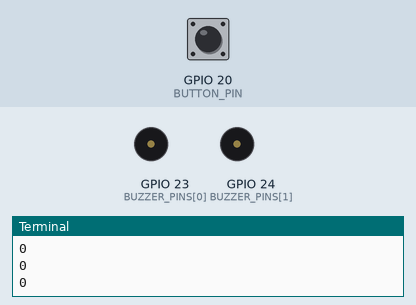
Simulated run of this program. Board: Raspberry Pi (BCM pin numbers). Parts: buzzer (waves = sounding, pin HIGH), the last lines printed to the terminal. Inputs (shaded band) come from the test bench; at power-on: GPIO 20 (BUTTON_PIN) LOW.

Above: at 5.0 s.
5.1 s: GPIO 20 (BUTTON_PIN) pulled HIGH for 0.15 s
At 6.8 s:
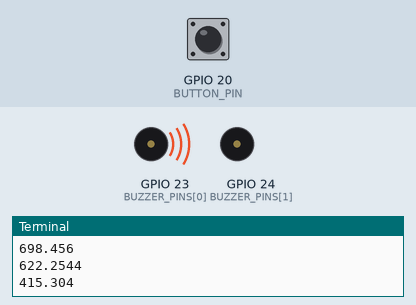
Timing chart, 0 to 14.1 s (numbered marks = the images above; inputs shaded):
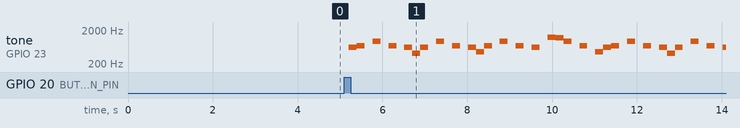

The program:

track1.py
```python
import RPi.GPIO as GPIO
import threading
import time

BUZZER_PINS = [23,24]
SEGMENT_PINS=[2,3,4,5,6,7,8]
DIGIT_PINS = [10,11,12,13]
BUTTON_PIN = 20

GPIO.setmode(GPIO.BCM)
GPIO.setup(BUZZER_PINS[0],GPIO.OUT)
pwm = GPIO.PWM(BUZZER_PINS[0],1)
GPIO.setup(BUZZER_PINS[1],GPIO.OUT)
pwm2 = GPIO.PWM(BUZZER_PINS[1],1)
GPIO.setup(BUTTON_PIN,GPIO.IN,pull_up_down=GPIO.PUD_DOWN)
for segment in SEGMENT_PINS:
    GPIO.setup(segment,GPIO.OUT)
    GPIO.output(segment,GPIO.LOW)
#자리수 제어는 하이가 오프
for digit in DIGIT_PINS:
    GPIO.setup(digit,GPIO.OUT)
    GPIO.output(digit,GPIO.LOW)
data = [[1, 1, 1, 1, 1, 1, 0],  # 0
        [0, 1, 1, 0, 0, 0, 0],  # 1
        [1, 1, 0, 1, 1, 0, 1],  # 2
        [1, 1, 1, 1, 0, 0, 1],  # 3
        [0, 1, 1, 0, 0, 1, 1],  # 4
        [1, 0, 1, 1, 0, 1, 1],  # 5
        [1, 0, 1, 1, 1, 1, 1],  # 6
        [1, 1, 1, 0, 0, 0, 0],  # 7
        [1, 1, 1, 1, 1, 1, 1],  # 8
        [1, 1, 1, 0, 0, 1, 1]]  # 9
sharp = [False,False,False,False,False,False,False]
flat = [False,False,False,False,False,False,False]
melody = [32.7032,36.7081,41.2034,43.6535,48.9994,55,61.7354] # 도,레,미,파,솔,라,시
sharp_melody = [34.6478,38.8909,43.6535,46.2493,51.9130,58.2705,32.7032] # 도#,레#,파(미#),파#,솔#,라#,도
flat_melody = [61.7354,34.6478,38.8909,41.2034,46.2493,51.9130,58.2705]
def note(octave,num,length,array=0,volume=80,offset=0):# 음표 입력 (가운데 도는 4,0)
    if flat[num] is True:
        if num is 1:
            octave=octave-1
        mel = flat_melody[num]*(2**(octave-1))
    if sharp[num] is False:
        if flat[num] is False:
            mel = melody[num]*(2**(octave-1)) #옥타브 설정
    else:
        if num is 6:
            octave=octave+1
        mel = sharp_melody[num]*(2**(octave-1))
    print(mel)
    length = 1.5/length
    time.sleep(offset)
    if array is 0:
        pwm.start(volume)
        pwm.ChangeFrequency(mel)
        time.sleep(length)
        pwm.stop()
    elif array is 1:
        pwm2.start(volume)
        pwm2.ChangeFrequency(mel)
        time.sleep(length)
        pwm2.stop()
def rest(length): #쉼표 입력
    length = 1.5/length
    time.sleep(length)
class col(threading.Thread):
    def __init__(self, name):
        super().__init__()
        self.name = name            # thread 이름 지정
    def setnote(self,octave,num,length,volume=80,offset=0):
        self.octave=octave
        self.num=num
        self.length=length
        self.volume=volume
        self.offset=offset
    def run(self):
        note(self.octave,self.num,self.length,1,self.volume,self.offset)

class timer(threading.Thread):
    def __init__(self):
        super().__init__()
    def run(self):
        pass #타이머넣어야하는데...ㅠㅠㅠ


flat[2] = True
flat[5] = True
flat[6] = True

def secnote(octave,num,length,volume=80,offset=0):
    c = col("hwaum")
    c.setnote(octave,num,length,volume,offset)
    c.start()

var = False
try:              # 내림마장조는 미,라,시를 각각 레#,솔#,라#로 표기한다.

    while var is not 1:
        var = GPIO.input(BUTTON_PIN)
        print(var)
        time.sleep(0.1)

    print("1번 곡")# Plum - R (내림마장조)
    for i in range(4):
        note(5,2,8)#1
        note(5,3,8)
        rest(8)
        note(5,6,8)
        rest(8)
        note(5,3,8)
        rest(8)
        note(5,2,8)
        note(4,5,8)#2
        note(5,2,8)
        rest(8)
        note(5,6,8)
        rest(8)
        note(5,3,8)
        rest(8)
        note(5,2,8)
        note(4,6,8)#3
        note(5,3,8)
        rest(8)
        note(5,6,8)
        rest(8)
        note(5,3,8)
        rest(8)
        note(5,2,8)
        if i is 0 or i is 2:
            rest(8)#4
            note(6,2,8)
            note(6,1,8)
            note(5,6,8)
            rest(8)
            note(5,3,8)
            rest(8)
            note(4,6,8)
        elif i is 1 or i is 3:
            rest(8)#5
            note(6,2,8)
            note(6,1,8)
            note(5,6,8)
            note(6,3,8)
            note(5,6,8)
            note(6,6,8)
            if i is 1:
                note(5,3,8)
            else:
                rest(8)
    note(4,6,4)#6
    note(5,2,4)
    rest(32)
    note(5,2,8)
    note(5,1,8)
    note(5,2,8)
    note(5,3,8)
    rest(32)#7
    note(5,3,4)
    note(5,3,8)
    note(5,4,8)
    note(5,2,4)
    note(5,2,8)
    note(4,6,8)
    note(5,0,4)#8
    note(5,2,4)
    note(5,1,4)
    note(5,0,4)
    rest(32)
    note(5,0,4)#9
    note(5,0,8)
    note(4,6,8)
    rest(32)
    note(4,6,4)
    note(4,6,8)
    rest(32)
    note(4,6,8)
    note(5,0,4)#10
    rest(32)
    note(5,0,4)
    note(5,1,8)
    flat[6]=False
    note(4,6,8)
    note(5,0,8)
    note(5,1,8)
    flat[6]=True
    note(5,3,4)#11
    note(5,3,8)
    note(5,2,16)
    note(5,1,16)
    note(5,2,4)
    rest(32)
    note(5,2,8)
    note(5,3,8)
    flat[4]=True
    note(5,4,4)#12
    note(5,3,8)
    note(5,2,4)
    note(5,3,4)
    note(4,6,8)
    secnote(4,6,8)
    flat[4]=False
    note(5,2,8)#13
    rest(8)
    secnote(4,6,8)
    note(5,1,8)
    rest(32)
    secnote(4,6,8)
    note(5,2,8)
    rest(8)
    secnote(4,6,8)
    note(5,3,8)
    rest(8)
    secnote(4,6,8)
    note(5,3,8)
    note(4,6,4)#14
    note(5,2,4)
    rest(32)
    note(5,2,8)
    note(5,1,8)
    note(5,2,8)
    note(5,3,8)
    rest(32)
    note(5,3,4)#15
    note(5,3,8)
    note(5,4,8)
    note(5,2,4)
    note(5,2,8)
    note(4,6,8)
    secnote(4,5,4)#16
    note(5,0,4)
    note(5,2,4)
    secnote(4,6,4)
    note(5,1,4)
    note(5,0,4)
    rest(32)
    secnote(4,2,4)#17
    note(5,0,4)
    secnote(4,2,8)
    note(5,0,8)
    note(4,6,8)
    rest(32)
    note(4,6,4)
    note(4,6,8)
    rest(32)
    note(4,6,8)
    secnote(4,5,4)#18
    note(5,0,4)
    rest(32)
    note(5,0,4)
    note(5,1,8)
    flat[6]=True
    note(4,6,8)
    note(5,0,8)
    note(5,1,8)
    flat[6]=False
    note(5,3,4)#19
    note(5,3,8)
    note(5,2,16)
    note(5,1,16)
    note(5,2,4)
    rest(32)
    note(5,2,8)
    note(5,3,8)
    flat[4]=True
    note(5,4,8)#20
    note(5,3,8)
    note(5,2,8)
    note(5,3,4)
    rest(32)
    note(5,3,8)
    flat[4]=False
    note(5,4,8)
    note(5,5,8)
    rest(32)
    note(5,5,4)#21
    note(5,5,8)
    note(5,4,16)
    note(5,3,16)
    note(5,4,4)
    rest(8)
    secnote(5,5,16)
    rest(16)
    secnote(5,6,16)
    flat[2] = False
    flat[5] = False
    flat[6] = False
    sharp[0] = True
    sharp[1] = True
    sharp[3] = True
    sharp[4] = True
    sharp[5] = True# B Major
    rest(16)
    note(5,6,4)#22
    note(5,6,8)
    note(5,5,4)
    note(5,5,8)
    note(5,3,4)
    note(5,0,8)#23
    note(4,6,4)
    note(5,3,4)
    note(4,6,8)
    note(5,0,8)
    note(5,1,8)
    note(5,0,16)#24
    note(4,6,16)
    note(4,5,8)
    note(4,3,8)
    note(5,0,16)
    note(4,6,16)
    note(4,5,8)
    note(4,3,8)
    note(5,0,8)
    note(4,6,16)
    note(4,5,16)
    note(4,3,8)#25
    note(6,3,4)
    note(5,5,16)
    note(5,6,16)
    note(6,0,16)
    note(5,6,16)
    note(5,5,16)
    note(5,3,16)
    note(5,0,16)
    note(4,6,16)
    note(4,5,16)
    note(4,3,16)
    note(5,1,4)#26
    note(5,1,8)
    note(6,1,2)
    note(6,0,16)
    note(6,1,16)
    note(6,3,1)#27
    note(5,6,16)
    note(5,5,16)
    note(5,3,8)
    note(5,1,8)
    note(5,6,16)
    note(5,5,16)
    note(5,3,8)
    note(5,1,8)
    note(5,6,16)
    note(5,5,16)
    note(5,3,16)
    note(5,1,16)
    note(5,0,16)#28
    note(4,3,16)
    note(4,5,16)
    note(5,0,16)
    note(5,3,16)
    note(5,0,16)
    note(5,3,16)
    note(5,4,16)
    note(5,5,16)
    note(5,3,16)
    note(5,5,16)
    note(5,6,16)
    note(6,0,16)
    note(5,6,16)
    note(5,5,16)
    note(5,3,16)
    note(5,6,4)#29
    note(5,6,8)
    note(5,5,4)
    note(5,5,8)
    note(5,3,4)
    note(5,0,8)#30
    note(4,6,4)
    note(5,3,4)
    note(4,6,8)
    note(5,0,8)
    note(5,1,8)
    note(5,0,16)#31
    note(4,6,16)
    note(4,5,8)
    note(4,3,8)
    note(5,0,4)
    note(5,3,4)
    note(6,3,2)#32
    secnote(6,5,16)
    note(6,5,16)
    secnote(6,6,16)
    note(6,6,16)
    secnote(6,5,16)
    note(7,0,16)
    secnote(6,3,16)
    note(6,6,16)
    secnote(6,0,16)
    note(6,5,16)
    secnote(5,3,16)
    note(6,3,16)
    secnote(5,0,16)
    note(6,0,16)
    secnote(5,3,16)
    note(5,6,16)
    secnote(5,0,16)
    note(5,5,16)
    secnote(4,5,16)
    note(5,3,16)
    secnote(4,4,8)#33
    note(5,1,16)
    rest(16)
    secnote(4,3,16)
    note(4,4,16)
    secnote(4,4,16)
    rest(16)
    secnote(5,1,8)
    note(5,4,16)
    rest(16)
    secnote(5,3,16)
    note(6,1,16)
    secnote(5,4,16)
    rest(16)
    secnote(6,1,8)
    note(5,1,16)
    rest(16)
    secnote(6,0,16)
    note(5,4,16)
    secnote(6,1,16)
    rest(16)
    secnote(6,4,8)
    note(6,4,16)
    rest(16)
    secnote(6,1,16)
    note(6,1,16)
    note(6,4,16)
    note(6,6,16)#34
    note(6,5,16)
    note(6,3,16)
    note(6,1,16)
    note(6,3,16)
    note(6,1,16)
    note(6,0,16)
    note(5,6,16)
    note(6,0,16)
    note(5,6,16)
    note(5,5,16)
    note(5,3,16)
    note(5,6,16)
    note(5,5,16)
    note(5,3,16)
    note(5,1,16)
    note(5,0,16)#35
    note(5,3,16)
    note(5,0,16)
    note(4,5,16)
    note(6,0,16)
    note(5,5,16)
    note(5,3,16)
    note(5,0,16)
    note(6,3,16)
    note(6,0,16)
    note(5,5,16)
    note(5,3,16)
    note(6,5,16)
    note(6,3,16)
    note(6,0,16)
    note(5,5,16)
    flat[2] = True
    flat[5] = True
    flat[6] = True
    sharp[0] = False
    sharp[1] = False
    sharp[3] = False
    sharp[4] = False
    sharp[5] = False# Eb Major
    note(5,4,16)#36
    note(5,1,16)
    flat[6]=False
    note(4,6,16)
    note(5,1,16)
    note(5,4,16)
    note(5,1,16)
    note(5,4,16)
    note(5,6,16)
    note(6,4,16)
    note(6,3,16)
    note(6,1,16)
    note(5,6,16)
    note(5,4,16)
    note(5,3,16)
    note(5,2,16)
    note(5,1,16)
    flat[6]=True
    for i in range(2):
        note(5,2,4)#37
        note(5,2,8)
        note(5,1,4)
        note(5,1,8)
        note(5,2,4)
        note(4,6,4)
        note(4,6,8)
        note(5,6,4)
        note(5,6,8)
        note(5,2,4)
        note(5,3,4)
        note(5,3,8)
        note(4,6,4)
        note(4,6,8)
        note(5,5,4)
        rest(32)
        note(5,5,4)
        note(5,4,8)
        note(5,3,8)
        note(5,4,4)
        note(5,6,4)
        if i is 0:
            pass
finally:
    GPIO.cleanup()
```

Measured:
- after the input at 5.1 s, tone on GPIO 23 (BUZZER_PINS[0]): plays 622 Hz for 0.19 s, 698 Hz for 0.19 s, 932 Hz for 0.19 s, 698 Hz for 0.19 s, 622 Hz for 0.19 s, 415 Hz for 0.19 s … (30 notes in this stretch), starting after 0.11 s
